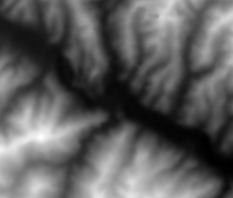
#> input picture Significant_Points/reachable_domain/datasets/柞水.tif, 233 x 198 px
$ python reachable.py
#> lines starting #> are read from the running program, lines starting #| are printed output that depends on the picture; after the words box and inside, x2 and y2 are one past the last pixel; in counts of white or black regions, pixels touching at a corner belong together
#> further down, img is the input picture: PIL image 233x198 I; min 626, max 1386, mean 907.8
### Significant_Points/reachable_domain/model/DEMclass.py
from mpl_toolkits.mplot3d import Axes3D
from matplotlib import cbook
from matplotlib import cm
from matplotlib.colors import LightSource
import matplotlib.pyplot as plt
import numpy as np
import re
import math
#####读取文件并处理成numpy并返回
# [24 lines left out: function readfile, not called in this run]
#####在原栅格图像周围加一圈并返回
def AddRound(npgrid):
    ny, nx = npgrid.shape  # ny:行数，nx:列数
#> ny = 198; nx = 233
    zbc=np.zeros((ny+2,nx+2))
    zbc[1:-1,1:-1]=npgrid
    #四边
    zbc[0,1:-1]=npgrid[0,:]
    zbc[-1,1:-1]=npgrid[-1,:]
    zbc[1:-1,0]=npgrid[:,0]
    zbc[1:-1,-1]=npgrid[:,-1]
    #角点
    zbc[0,0]=npgrid[0,0]
#> zbc: shape (200, 235) float64; min 0, max 1386, mean 909.3
    zbc[0,-1]=npgrid[0,-1]
#> zbc: shape (200, 235) float64; min 0, max 1386, mean 909.3
    zbc[-1,0]=npgrid[-1,0]
#> zbc: shape (200, 235) float64; min 0, max 1386, mean 909.4
    zbc[-1,-1]=npgrid[-1,0]
#> zbc: shape (200, 235) float64; min 626, max 1386, mean 909.4
    return zbc
#####计算xy方向的梯度
def Cacdxdy(npgrid,sizex,sizey):
    zbc=AddRound(npgrid)
#> in AddRound (call 2), `zbc[1:-1,-1]=npgrid[:,-1]`:
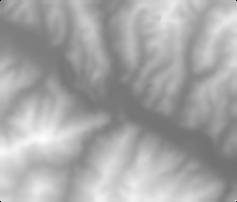
#> zbc: shape (202, 237) float64; min 0, max 1386, mean 910.9; drawn with min black and max white
#> in AddRound (call 2), `zbc[0,0]=npgrid[0,0]`: zbc: shape (202, 237) float64; under 0.01% of pixels changed, all inside (x1, y1, x2, y2) = (0, 0, 1, 1)
#> in AddRound (call 2), `zbc[0,-1]=npgrid[0,-1]`: zbc: shape (202, 237) float64; min 0, max 1386, mean 910.9
#> in AddRound (call 2), `zbc[-1,0]=npgrid[-1,0]`: zbc: shape (202, 237) float64; min 0, max 1386, mean 911
#> in AddRound (call 2), `zbc[-1,-1]=npgrid[-1,0]`: zbc: shape (202, 237) float64; min 626, max 1386, mean 911
    dx=((zbc[1:-1,:-2])-(zbc[1:-1,2:]))/sizex/2/1000
    dy=((zbc[2:,1:-1])-(zbc[:-2,1:-1]))/sizey/2/1000
    dx=dx[1:-1,1:-1]
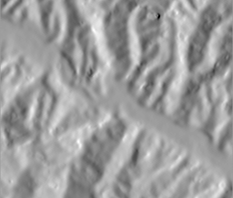
#> dx: shape (198, 233) float64; min -0.00287, max 0.00182, mean 1.36e-05; drawn with min black and max white
    dy=dy[1:-1,1:-1]
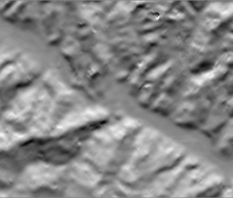
#> dy: shape (198, 233) float64; min -0.00164, max 0.00149, mean 3.05e-05; drawn with min black and max white
    np.savetxt("dxdy.csv",dx,delimiter=",")
    return dx,dy
####计算坡度\坡向
def CacSlopAsp(dx,dy):
    slope=(np.arctan(np.sqrt(dx*dx+dy*dy)))*57.29578  #转换成°
    slope=slope[1:-1,1:-1]
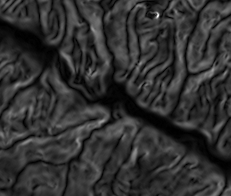
#> slope: shape (196, 231) float64; min 0, max 0.182, mean 0.0355; drawn with min black and max white
    #坡向
    a=np.zeros([dx.shape[0],dx.shape[1]]).astype(np.float32)
    for i in range(dx.shape[0]):
        for j in range(dx.shape[1]):
            x=float(dx[i,j])
            y=float(dy[i,j])
            if (x==0.)& (y==0.):
                a[i,j]=-1
            elif x==0.:
                if y>0.:
                    a[i,j]=0.
                else:
                    a[i,j]=180.
            elif y==0.:
                if x>0:
                    a[i,j]=90.
                else:
                    a[i,j]=270.
            else:
                a[i,j]=float(math.atan(y/x))*57.29578
                if a[i,j]<0.:
                    a[i,j]=90.-a[i,j]
                elif a[i,j]>90.:
                    a[i,j]=450.-a[i,j]
                else:
                    a[i,j]=90.-a[i,j]
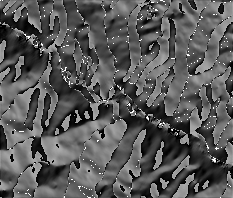
#> a: shape (198, 233) float32; min -1, max 270, mean 94.1; drawn with min black and max white
    return slope,a
####绘制平面栅格图
# [29 lines left out: function Drawgrid, not called in this run]

### Significant_Points/reachable_domain/model/reachable_function.py
import numpy as np
import cv2
import tools as tl
import matplotlib.pyplot as plt


class Point(object):
    def __init__(self, x, y):
        self.x = x
        self.y = y

    def getX(self):
        return self.x

    def getY(self):
        return self.y

# [15 lines of commented-out code are left out]
def get_path(currentPoint, tmpPoint):
    paths = []
    i, j = currentPoint.x, currentPoint.y
    # paths.append([x,y])
    # 第一象限
    if (tmpPoint.x > currentPoint.x) and (tmpPoint.y > currentPoint.y):
        for ii in range(abs(tmpPoint.x-currentPoint.x)+abs(tmpPoint.y-currentPoint.y)):
            if tmpPoint.x > i:
                paths.append([i,j])
                i += 1
            if tmpPoint.y > j:
                paths.append([i, j])
                j += 1
    # 第二象限
    elif (tmpPoint.x <= currentPoint.x) and (tmpPoint.y >= currentPoint.y):
        for ii in range(abs(currentPoint.x-tmpPoint.x) + abs(currentPoint.y-tmpPoint.y)):
            if tmpPoint.x < i:
                paths.append([i,j])
                i -= 1
            if tmpPoint.y > j:
                paths.append([i, j])
                j += 1
    # 第三象限
    elif (tmpPoint.x <= currentPoint.x) and (tmpPoint.y <= currentPoint.y):
        for ii in range(abs(currentPoint.x-tmpPoint.x) + abs(currentPoint.y-tmpPoint.y)):
            if tmpPoint.x < i:
                paths.append([i,j])
                i -= 1
            if tmpPoint.y < j:
                paths.append([i, j])
                j -= 1
    # 第四象限
    elif (tmpPoint.x >= currentPoint.x) and (tmpPoint.y <= currentPoint.y):
        for ii in range(abs(currentPoint.x-tmpPoint.x) + abs(currentPoint.y-tmpPoint.y)):
            if tmpPoint.x > i:
                paths.append([i,j])
                i += 1
            if tmpPoint.y < j:
                paths.append([i, j])
                j -= 1
    return paths

def compute_velocity(a):
    a = a + 0.01
#> a: shape (196, 231) float64
    v_array = 1 / a
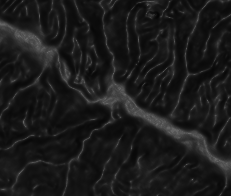
#> v_array: shape (196, 231) float64; min 5.22, max 100, mean 27.3
    v_array = v_array / np.max(v_array)
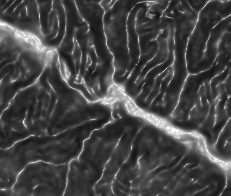
#> v_array: shape (196, 231) float64; min 0.0522, max 1, mean 0.273

    return v_array
# [18 lines of commented-out code are left out]
def get_T(speed, paths):
    # print(paths)
    T_all = 0
    for path in paths:
        T_all += 30/speed[path[1], path[0]]

    return T_all

# [15 lines left out: function draw_isochronous_lines, not called in this run]
# 计算两点距离
def getGrayDiff(currentPoint, tmpPoint):
    # return abs(int(img[currentPoint.x, currentPoint.y]) - int(img[tmpPoint.x, tmpPoint.y])
    return abs(int(np.sqrt(((currentPoint.x - tmpPoint.x) **2 + (currentPoint.y - tmpPoint.y) **2))))


# [46 lines left out: functions selectConnects, regionGrow, not called in this run]

# [42 lines that do not run on import are left out]
    # filename = './data/青木川dem.tif'
    # im_data, im_geotrans, im_width, im_height = tl.read_img(filename)
    # seeds = [Point(300, 400)]
    # binaryImg = regionGrow(im_data, seeds, 167)
    #
    # plt.figure()
    # # plt.imshow(im_data, 'gray')
    # # plt.show()
    # plt.imshow(binaryImg, 'gray')
    # plt.show()
    # # cv2.imshow('image', binaryImg)
    # # cv2.waitKey(0)

### Significant_Points/reachable_domain/reachable.py


import matplotlib.pyplot as plt
from PIL import Image
import numpy as np
import pandas as pd

import model.DEMclass as dem
import model.reachable_function as rf

if __name__ == '__main__':

    # slope = np.array(pd.read_csv('./slope2.csv'))
    # plt.imshow(slope)
    # plt.show()

    # Read Data
    dem_path = './datasets/柞水.tif'
    img = Image.open(dem_path)
    npgrid = np.array(img)
    pre = npgrid
    npgrid = dem.AddRound(npgrid)

    # Compute the gradient in the x and y directions
    dx, dy = dem.Cacdxdy(npgrid, 22.5, 22.5)

    # Compute and save slope and aspect
    slope, arf = dem.CacSlopAsp(dx, dy)
    dem.np.savetxt("slope.csv", slope, delimiter=",", fmt='%f')

    # Compute velocity matrix
    v = rf.compute_velocity(slope)

    # Compute path and time matrix
    Ts = np.zeros(v.shape)
    for i in range(Ts.shape[1]):
        for j in range(Ts.shape[0]):
#> (the run stopped early here; a loop or call above may not have finished)
